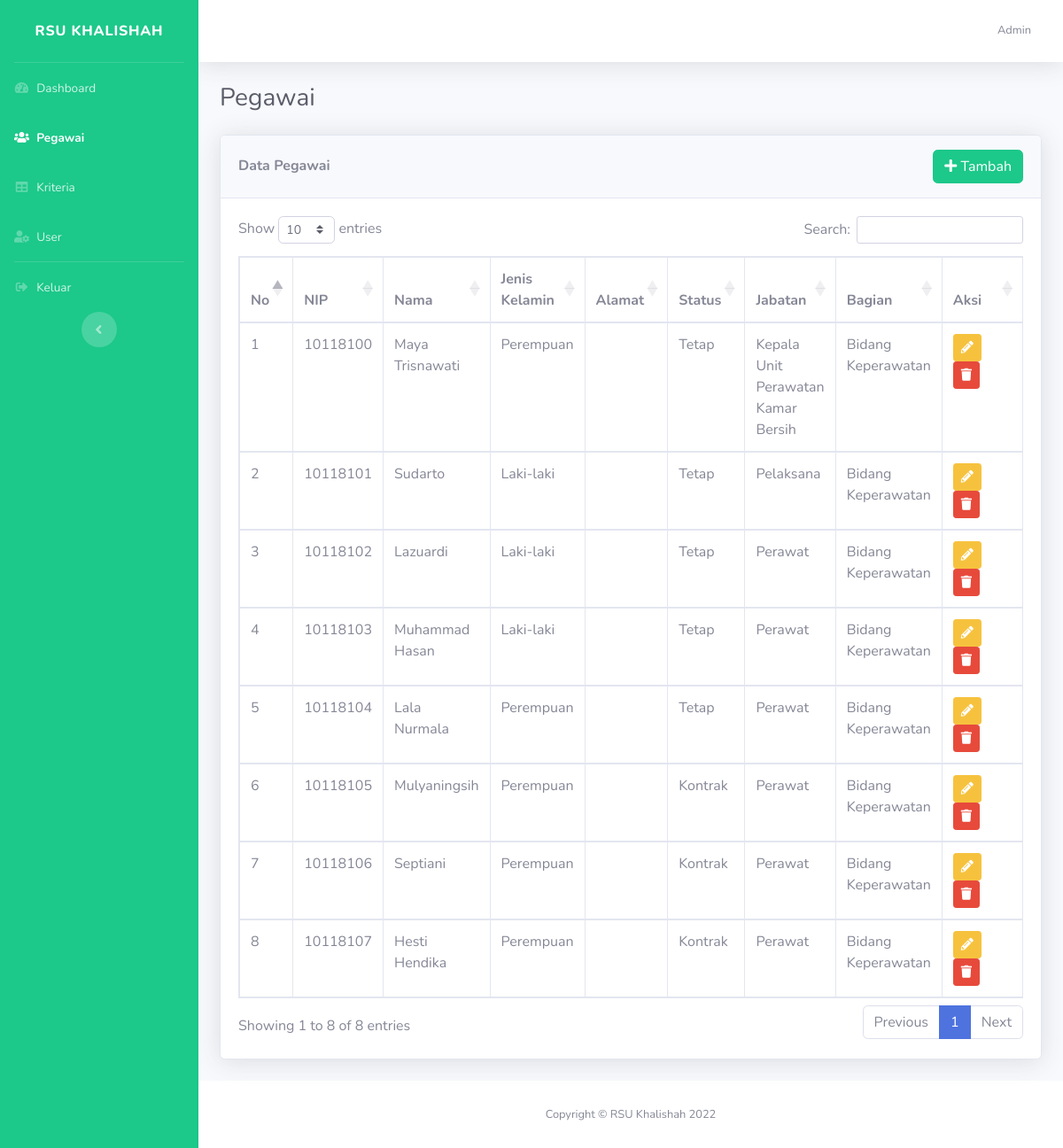
Screenshot of /dashboard/index.php?halaman=pegawai (signed in) with the database file from the repository.
### tables this page shows
CREATE TABLE `user` (
  `id` int(11) NOT NULL,
  `nama` varchar(50) NOT NULL,
  `username` varchar(12) NOT NULL,
  `password` varchar(255) NOT NULL,
  `role` varchar(25) NOT NULL,
  `id_bagian` int(11) DEFAULT NULL
);

CREATE TABLE `pegawai` (
  `nip` varchar(16) NOT NULL,
  `nama_pegawai` varchar(50) NOT NULL,
  `jenis_kelamin` varchar(12) NOT NULL,
  `alamat` text NOT NULL,
  `status` varchar(25) NOT NULL,
  `jabatan` varchar(50) NOT NULL,
  `id_bagian` int(11) NOT NULL
);

CREATE TABLE `bagian` (
  `id_bagian` int(11) NOT NULL,
  `nama_bagian` varchar(50) NOT NULL
);

### dashboard/pegawai.php (the view)
<h1 class="h3 mb-4 text-gray-800">Pegawai</h1>
<div class="card shadow mb-4">
    <div class="card-header py-3 d-flex align-items-center justify-content-between">
        <h6 class="m-0 font-weight-bold">Data Pegawai</h6>
        <?php
        if ($user['role'] == 'admin') {
        ?>
            <a href="index.php?halaman=tambah-pegawai" class="btn btn-success">
                <i class="fas fa-plus"></i> Tambah
            </a>
        <?php
        }
        ?>
    </div>
    <div class="card-body">
        <div class="table-responsive">
            <table class="table table-bordered" id="dataTable" width="100%" cellspacing="0">
                <thead>
                    <tr>
                        <th>No</th>
                        <th>NIP</th>
                        <th>Nama</th>
                        <th>Jenis Kelamin</th>
                        <th>Alamat</th>
                        <th>Status</th>
                        <th>Jabatan</th>
                        <th>Bagian</th>
                        <th width="60px">Aksi</th>
                    </tr>
                </thead>
                <tbody>
                    <?php
                    $no = 1;
                    $string = $user['role'] == 'admin' ? "SELECT*FROM pegawai JOIN bagian ON pegawai.id_bagian = bagian.id_bagian" : "SELECT*FROM pegawai JOIN bagian ON pegawai.id_bagian = bagian.id_bagian WHERE pegawai.id_bagian='$user[id_bagian]'";
                    $query = mysqli_query($koneksi, $string);
                    while ($data = mysqli_fetch_assoc($query)) {
                    ?>
                        <tr>
                            <td><?= $no++ ?></td>
                            <td><?= $data['nip'] ?></td>
                            <td><?= $data['nama_pegawai'] ?></td>
                            <td><?= $data['jenis_kelamin'] ?></td>
                            <td><?= $data['alamat'] ?></td>
                            <td><?= $data['status'] ?></td>
                            <td><?= $data['jabatan'] ?></td>
                            <td><?= $data['nama_bagian'] ?></td>
                            <td>
                                <?php
                                if ($user['role'] == 'admin') {
                                ?>
                                    <a href="index.php?halaman=ubah-pegawai&nip=<?= $data['nip'] ?>">
                                        <button class="btn btn-warning btn-sm"><i class="fa fa-pencil-alt"></i></button>
                                    </a>
                                    <a href="./proses/proses_pegawai.php?aksi=hapus&nip=<?= $data['nip'] ?>">
                                        <button class="btn btn-danger btn-sm"><i class="fa fa-trash"></i></button>
                                    </a>
                                <?php
                                }
                                ?>
                            </td>
                        </tr>
                    <?php
                    }
                    ?>
                </tbody>
            </table>
        </div>
    </div>
</div>

### dashboard/index.php (shortened to what this page needs)
<!DOCTYPE html>
<html lang="en">
<?php
include '../koneksi.php';
$halaman = isset($_GET['halaman']) ? $_GET['halaman'] : '';
$query = $_SESSION['login_type'] == 'user' ? mysqli_query($koneksi, "SELECT*FROM user where username='$_SESSION[username]'") : mysqli_query($koneksi, "SELECT*FROM pegawai where nip='$_SESSION[nip]'");
$user = mysqli_fetch_assoc($query);
?>
<head>
    <link href="../assets/vendor/fontawesome-free/css/all.min.css" rel="stylesheet" type="text/css">
    <link href="../assets/css/sb-admin-2.min.css" rel="stylesheet">
    <link href="https://cdnjs.cloudflare.com/ajax/libs/toastr.js/2.0.1/css/toastr.css" rel="stylesheet" />
    <link rel="stylesheet" href="https://cdn.datatables.net/1.12.1/css/dataTables.bootstrap5.min.css">
    <link rel="stylesheet" href="https://cdn.datatables.net/buttons/2.2.3/css/buttons.dataTables.min.css">
</head>
<body id="page-top">
    <div id="wrapper">
        <ul class="navbar-nav bg-success sidebar sidebar-dark accordion" id="accordionSidebar">
            <a class="sidebar-brand d-flex align-items-center justify-content-center" href="index.html">
                <div class="sidebar-brand-text mx-3">
                    RSU Khalishah
                </div>
            </a>
            <hr class="sidebar-divider my-0">
            <li class="nav-item <?= $halaman == '' ? 'active' : '' ?>">
                <a class="nav-link" href="index.php">
                    <i class="fas fa-fw fa-tachometer-alt"></i>
                    <span>Dashboard</span>
                </a>
            </li>
            <?php
            if ($_SESSION['login_type'] == 'user') {
            ?>
                <li class="nav-item <?= $halaman == 'pegawai' || $halaman == 'tambah-pegawai' || $halaman == 'ubah-pegawai' ? 'active' : '' ?>">
                    <a class="nav-link" href="index.php?halaman=pegawai">
                        <i class="fas fa-fw fa-users"></i>
                        <span>Pegawai</span>
                    </a>
                </li>
            <?php
            }
            ?>
            <?php
            if ($user['role'] == 'admin' or $user['id_bagian'] == 5) {
            ?>
                <li class="nav-item <?= $halaman == 'kriteria' || $halaman == 'tambah-kriteria' || $halaman == 'ubah-kriteria' ? 'active' : '' ?>">
                    <a class="nav-link" href="index.php?halaman=kriteria">
                        <i class="fas fa-fw fa-table"></i>
                        <span>Kriteria</span>
                    </a>
                </li>
                <li class="nav-item <?= $halaman == 'user' || $halaman == 'tambah-user' || $halaman == 'ubah-user' ? 'active' : '' ?>">
                    <a class="nav-link" href="index.php?halaman=user">
                        <i class="fas fa-fw fa-user-cog"></i>
                        <span>User</span>
                    </a>
                </li>
            <?php } ?>
            <hr class="sidebar-divider my-0">
            <li class="nav-item">
                <a href="../proses_autentikasi.php?aksi=logout" class="nav-link">
                    <i class="fas fa-fw fa-sign-out-alt"></i>
                    <span>Keluar</span>
                </a>
            </li>
            <div class="text-center d-none d-md-inline">
                <button class="rounded-circle border-0" id="sidebarToggle"></button>
            </div>
        </ul>
        <div id="content-wrapper" class="d-flex flex-column">
            <div id="content">
                <nav class="navbar navbar-expand navbar-light bg-white topbar mb-4 static-top shadow">
                    <ul class="navbar-nav ml-auto">
                        <li class="nav-item dropdown no-arrow">
                            <a class="nav-link dropdown-toggle" href="#" id="userDropdown" role="button" data-toggle="dropdown" aria-haspopup="true" aria-expanded="false">
                                <span class="mr-2 d-none d-lg-inline text-gray-600 small"><?= $_SESSION['login_type'] == 'user' ?  $user['nama']  : $user['nama_pegawai'] ?></span>
                            </a>
                        </li>
                    </ul>
                </nav>
                <div class="container-fluid">
                    <?php
                    if ($halaman == '') {
                        include './home.php';
                    } else if ($halaman == 'pegawai') {
                        include './pegawai.php';
                    } else if ($halaman == 'tambah-pegawai') {
                        include './tambah_pegawai.php';
                    } else if ($halaman == 'ubah-pegawai') {
                        include './ubah_pegawai.php';
                    } else if ($halaman == 'user') {
                        include './user.php';
                    } else if ($halaman == 'tambah-user') {
                        include './tambah_user.php';
                    } else if ($halaman == 'ubah-user') {
                        include './ubah_user.php';
                    } else if ($halaman == 'kriteria') {
                        include './kriteria.php';
                    } else if ($halaman == 'tambah-kriteria') {
                        include './tambah_kriteria.php';
                    } else if ($halaman == 'ubah-kriteria') {
                        include './ubah_kriteria.php';
                    } else if ($halaman == 'penilaian-pegawai') {
                        include './penilaian_pegawai.php';
                    } else if ($halaman == 'tambah-penilaian-pegawai') {
                        include './tambah_penilaian_pegawai.php';
                    } else if ($halaman == 'ubah-penilaian-pegawai') {
                        include './ubah_penilaian_pegawai.php';
                    } else if ($halaman == 'detail-penilaian-pegawai') {
                        include './detail_penilaian_pegawai.php';
                    } else if ($halaman == 'hasil-penilaian-pegawai') {
                        include './hasil_penilaian_pegawai2.php';
                    } else if ($halaman == 'keputusan-pegawai') {
                        include './keputusan_pegawai.php';
                    } else if ($halaman == 'hasil-keputusan-pegawai') {
                        include './hasil_keputusan_pegawai.php';
                    }
                    ?>
                </div>
            </div>
            <footer class="sticky-footer bg-white">
                <div class="container my-auto">
                    <div class="copyright text-center my-auto">
                        <span>Copyright &copy; RSU Khalishah 2022</span>
                    </div>
                </div>
            </footer>
        </div>
    </div>
</body>
</html>

### rows the page displays
user: nama "Admin"
pegawai: nip "10118100", nama_pegawai "Maya Trisnawati", jenis_kelamin "Perempuan", status "Tetap", jabatan "Kepala Unit Perawatan Kamar Bersih", id_bagian.nama_bagian "Bidang Keperawatan"
pegawai: nip "10118101", nama_pegawai "Sudarto", jenis_kelamin "Laki-laki", status "Tetap", jabatan "Pelaksana", id_bagian.nama_bagian "Bidang Keperawatan"
pegawai: nip "10118102", nama_pegawai "Lazuardi", jenis_kelamin "Laki-laki", status "Tetap", jabatan "Perawat", id_bagian.nama_bagian "Bidang Keperawatan"
pegawai: nip "10118103", nama_pegawai "Muhammad Hasan", jenis_kelamin "Laki-laki", status "Tetap", jabatan "Perawat", id_bagian.nama_bagian "Bidang Keperawatan"
pegawai: nip "10118104", nama_pegawai "Lala Nurmala", jenis_kelamin "Perempuan", status "Tetap", jabatan "Perawat", id_bagian.nama_bagian "Bidang Keperawatan"
pegawai: nip "10118105", nama_pegawai "Mulyaningsih", jenis_kelamin "Perempuan", status "Kontrak", jabatan "Perawat", id_bagian.nama_bagian "Bidang Keperawatan"
pegawai: nip "10118106", nama_pegawai "Septiani", jenis_kelamin "Perempuan", status "Kontrak", jabatan "Perawat", id_bagian.nama_bagian "Bidang Keperawatan"
pegawai: nip "10118107", nama_pegawai "Hesti Hendika", jenis_kelamin "Perempuan", status "Kontrak", jabatan "Perawat", id_bagian.nama_bagian "Bidang Keperawatan"
